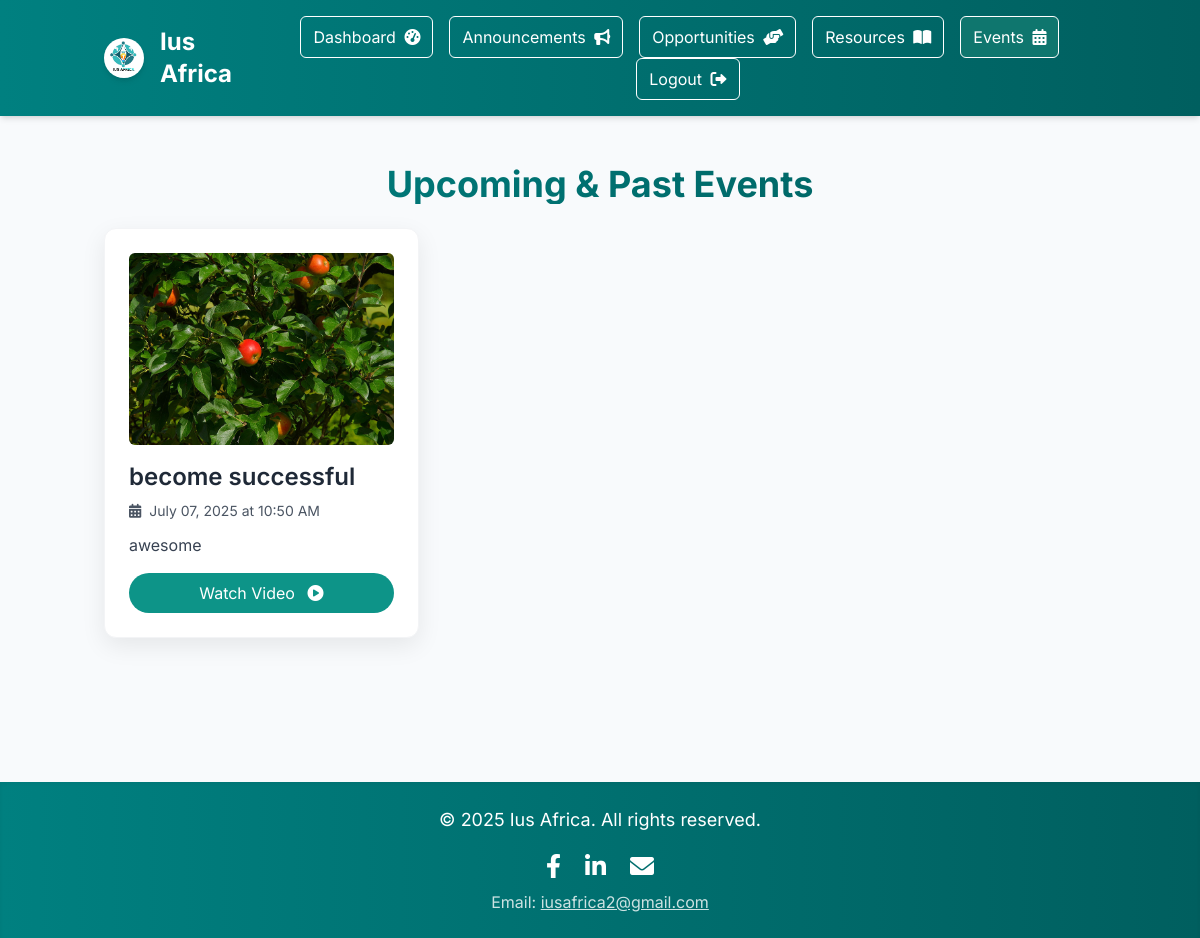
/user/events, run on the app's committed database.
### app.py (models this page shows, shortened)
class Event(db.Model):
    id = db.Column(db.Integer, primary_key=True)
    title = db.Column(db.String(255), nullable=False)
    description = db.Column(db.Text, nullable=True)
    event_date = db.Column(db.DateTime, nullable=False)
    image_filename = db.Column(db.String(255), nullable=True) # Stores filename of the image
    video_link = db.Column(db.String(500), nullable=True) # External link for video (e.g., YouTube)
    created_at = db.Column(db.DateTime, default=datetime.utcnow)
    is_published = db.Column(db.Boolean, default=True)

### app.py (the view)
@app.route('/user/events')
def user_events():
    events = Event.query.filter_by(is_published=True).order_by(Event.event_date.desc()).all()
    return render_template('user_events.html', events=events)

### templates/user_events.html (shortened to what this page needs)
<!DOCTYPE html>
<html lang="en">
<head>
    <script src="https://cdn.tailwindcss.com"></script>
    <link rel="stylesheet" href="https://cdnjs.cloudflare.com/ajax/libs/font-awesome/6.0.0-beta3/css/all.min.css">
</head>
<body class="antialiased flex flex-col min-h-screen">
    <header class="header-gradient-bg text-white py-4 shadow-md">
        <div class="container mx-auto px-4 flex flex-col md:flex-row justify-between items-center md:space-y-0 space-y-4">
            <div class="flex items-center space-x-4">
                <img src="{{ url_for('static', filename='logo.jpg') }}" alt="Ius Africa Logo" class="w-10 h-10 rounded-full shadow-md">
                <h1 class="text-2xl font-bold">Ius Africa</h1>
            </div>
            <nav class="flex flex-wrap justify-center items-center space-x-2 md:space-x-4">
                <a href="{{ url_for('user_dashboard') }}" class="text-white hover:text-gray-200 transition-colors duration-300 px-3 py-2 rounded-md border border-white hover:bg-white hover:text-teal-600 my-1 md:my-0">
                    Dashboard <i class="fas fa-tachometer-alt ml-1"></i>
                </a>
                <a href="{{ url_for('user_announcements') }}" class="text-white hover:text-gray-200 transition-colors duration-300 px-3 py-2 rounded-md border border-white hover:bg-white hover:text-teal-600 my-1 md:my-0">
                    Announcements <i class="fas fa-bullhorn ml-1"></i>
                </a>
                <a href="{{ url_for('user_opportunities') }}" class="text-white hover:text-gray-200 transition-colors duration-300 px-3 py-2 rounded-md border border-white hover:bg-white hover:text-teal-600 my-1 md:my-0">
                    Opportunities <i class="fas fa-hands-helping ml-1"></i>
                </a>
                <a href="{{ url_for('user_resources') }}" class="text-white hover:text-gray-200 transition-colors duration-300 px-3 py-2 rounded-md border border-white hover:bg-white hover:text-teal-600 my-1 md:my-0">
                    Resources <i class="fas fa-book-open ml-1"></i>
                </a>
                <a href="{{ url_for('user_events') }}" class="text-white bg-teal-700 px-3 py-2 rounded-md border border-white my-1 md:my-0">
                    Events <i class="fas fa-calendar-alt ml-1"></i>
                </a>
                <a href="{{ url_for('user_logout') }}" class="text-white hover:text-gray-200 transition-colors duration-300 px-3 py-2 rounded-md border border-white hover:bg-white hover:text-teal-600 my-1 md:my-0">
                    Logout <i class="fas fa-sign-out-alt ml-1"></i>
                </a>
            </nav>
        </div>
    </header>
    <main class="flex-grow container mx-auto px-4 py-8 md:py-12">
        <section id="user-events" class="mb-8 md:mb-12">
            <h2 class="text-3xl md:text-4xl font-bold text-center mb-6 text-gradient">Upcoming & Past Events</h2>
            <div class="grid grid-cols-1 md:grid-cols-2 lg:grid-cols-3 gap-6">
                {% if events %}
                    {% for event in events %}
                        <div class="event-card bg-white p-6 rounded-xl card-shadow border border-gray-100 flex flex-col">
                            {% if event.image_filename %}
                                <img src="{{ url_for('static', filename='event_images/' + event.image_filename) }}" alt="Event Image" class="w-full h-48 object-cover rounded-md mb-4">
                            {% else %}
                                <div class="w-full h-48 bg-gray-200 flex items-center justify-center rounded-md mb-4 text-gray-500">
                                    <i class="fas fa-image text-5xl"></i>
                                </div>
                            {% endif %}
                            <h3 class="text-2xl font-semibold text-gray-800 mb-2">{{ event.title }}</h3>
                            <p class="text-gray-600 text-sm mb-3"><i class="fas fa-calendar-alt mr-2"></i>{{ event.event_date.strftime('%B %d, %Y at %I:%M %p') }}</p>
                            <p class="text-gray-700 text-base mb-4 flex-grow">{{ event.description or 'No description provided.' }}</p>
                            {% if event.video_link %}
                                <a href="{{ event.video_link }}" target="_blank" class="bg-teal-600 text-white py-2 px-4 rounded-full hover:bg-teal-700 transition-colors duration-300 text-center mt-auto">
                                    Watch Video <i class="fas fa-play-circle ml-2"></i>
                                </a>
                            {% endif %}
                        </div>
                    {% endfor %}
                {% else %}
                    <p class="text-center text-gray-600 py-8 col-span-full">No events available at the moment.</p>
                {% endif %}
            </div>
        </section>
    </main>
    <footer class="header-gradient-bg text-white py-6 mt-12 shadow-inner">
        <div class="container mx-auto px-4 text-center">
            <p class="mb-4 text-lg">&copy; 2025 Ius Africa. All rights reserved.</p>
            <div class="flex justify-center space-x-6 mb-2">
                <a href="https://www.facebook.com/profile.php?id=61565971682688" target="_blank" rel="noopener noreferrer" class="text-white hover:text-gray-200 transition-colors duration-300">
                    <i class="fab fa-facebook-f text-2xl"></i>
                </a>
                <a href="https://www.linkedin.com/company/105226035/admin/dashboard/" target="_blank" rel="noopener noreferrer" class="text-white hover:text-gray-200 transition-colors duration-300">
                    <i class="fab fa-linkedin-in text-2xl"></i>
                </a>
                <a href="mailto:iusafrica2@gmail.com" class="text-white hover:text-gray-200 transition-colors duration-300">
                    <i class="fas fa-envelope text-2xl"></i>
                </a>
            </div>
            <p class="text-md opacity-80">
                Email: <a href="mailto:iusafrica2@gmail.com" class="underline hover:no-underline">iusafrica2@gmail.com</a>
            </p>
        </div>
    </footer>
</body>
</html>

### templates/user_events.html (style rules this page uses)
body { font-family: 'Inter', sans-serif; background-color: #f8fafc; color: #1a202c; }
.header-gradient-bg { background: linear-gradient(to right, #008080, #005f5f); }
.card-shadow { box-shadow: 0 8px 24px rgba(0, 0, 0, 0.08); }
.text-gradient { background: linear-gradient(to right, #008080, #005f5f); -webkit-background-clip: text; -webkit-text-fill-color: transparent; }
.event-card { transition: transform 0.2s ease-in-out, box-shadow 0.2s ease-in-out; }

### data on the page
Event: image_filename (picture), title "become successful", event_date "July 07, 2025 at 10:50 AM", description "awesome"
